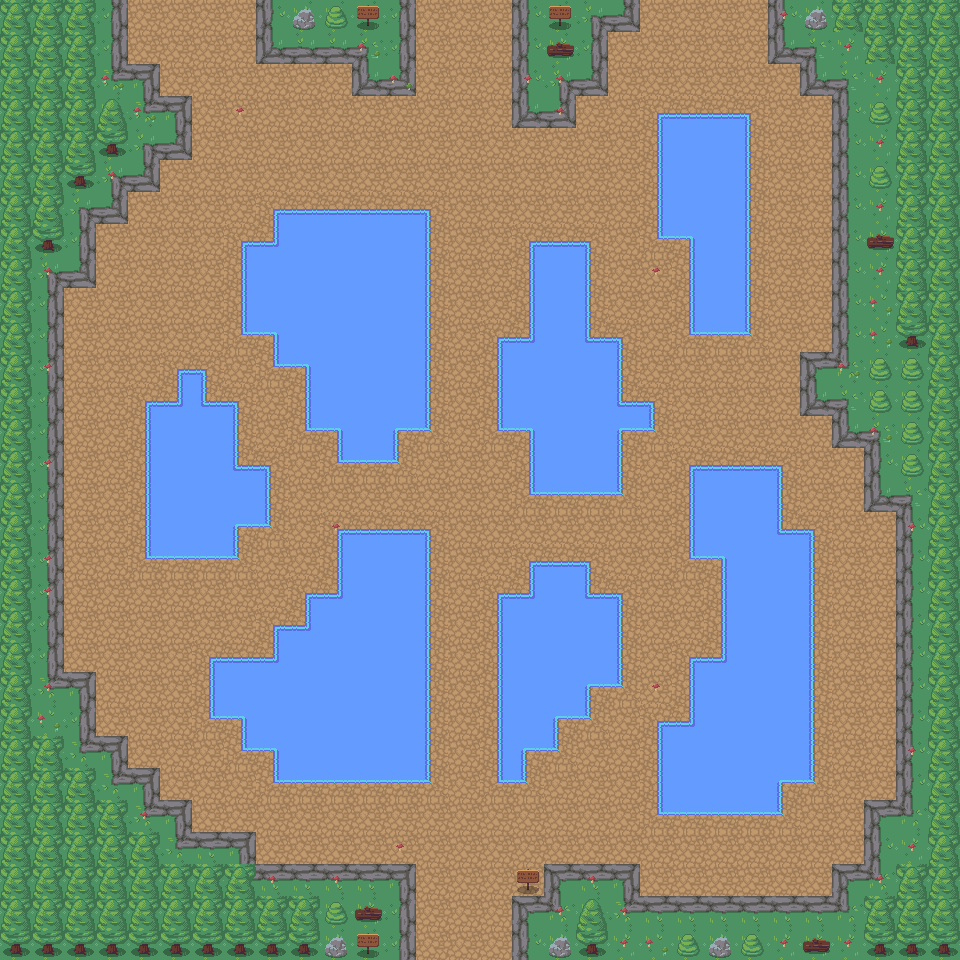

Rendered tile map (Tiled .tmx) drawn with the repository's tilesets; below, a short description and the map source with its tile grids summarised:
An orthogonal 30x30 tile map with 32x32 px tiles, 3 tile layers (grass, dirt, bonus) and 54 objects.

<map version="1.10" tiledversion="1.10.2" orientation="orthogonal" renderorder="right-down" width="30" height="30" tilewidth="32" tileheight="32" infinite="0" nextlayerid="10" nextobjectid="70">
 <editorsettings>
  <export target="forestmap.lua" format="lua" />
 </editorsettings>
 <tileset firstgid="1" name="forestmap" tilewidth="32" tileheight="32" tilecount="180" columns="20">
  <image source="RPG Nature Tileset.png" width="641" height="288" />
 </tileset>
 <layer id="5" name="grass" width="30" height="30">
  <data>[900 cells, 900 non-empty, 4 distinct tile ids]</data>
 </layer>
 <layer id="6" name="dirt" width="30" height="30">
  <data>[900 cells, 421 non-empty, 27 distinct tile ids]</data>
 </layer>
 <layer id="8" name="bonus" width="30" height="30">
  <data>[900 cells, 201 non-empty, 9 distinct tile ids]</data>
 </layer>
 <objectgroup id="9" name="walls">
  <object id="3" x="2.66667" y="1.33333" width="57.3333" height="958.667" />
  <object id="5" x="64" y="2.66667" width="32" height="282.667" />
  <object id="18" x="98.6667" y="1.33333" width="26.6667" height="221.333" />
  <object id="19" x="128" y="62.6667" width="30.6667" height="128" />
  <object id="20" x="160" y="96" width="29.3333" height="62.6667" />
  <object id="21" x="256" y="-1.33333" width="158.667" height="62.6667" />
  <object id="22" x="350.667" y="58.6667" width="65.3333" height="36" />
  <object id="23" x="61.3333" y="670.667" width="32" height="290.667" />
  <object id="24" x="93.3333" y="736" width="32" height="225.333" />
  <object id="25" x="126.667" y="768" width="34.6667" height="192" />
  <object id="26" x="161.333" y="801.333" width="30.6667" height="160" />
  <object id="27" x="192" y="832" width="61.3333" height="126.667" />
  <object id="28" x="253.333" y="864" width="160" height="93.3333" />
  <object id="29" x="510.667" y="894.667" width="450.667" height="65.3333" />
  <object id="30" x="545.333" y="862.667" width="93.3333" height="29.3333" />
  <object id="31" x="833.333" y="865.333" width="126.667" height="30.6667" />
  <object id="32" x="862.667" y="798.667" width="97.3333" height="64" />
  <object id="33" x="894.667" y="1.33333" width="64" height="796" />
  <object id="34" x="766.667" y="-1.33333" width="126.667" height="64" />
  <object id="35" x="798.667" y="62.6667" width="96" height="34.6667" />
  <object id="36" x="832" y="97.3333" width="64" height="348" />
  <object id="37" x="861.333" y="444" width="34.6667" height="66.6667" />
  <object id="38" x="801.333" y="350.667" width="32" height="64" />
  <object id="39" x="512" y="-1.33333" width="61.3333" height="128" />
  <object id="40" x="572" y="-2.66667" width="34.6667" height="97.3333" />
  <object id="41" x="606.667" y="-1.33333" width="33.3333" height="34.6667" />
  <object id="42" x="145.333" y="402.667" width="89.3333" height="130.667" />
  <object id="43" x="236" y="465.333" width="32" height="36" />
  <object id="44" x="176" y="370.667" width="28" height="32" />
  <object id="45" x="244.422" y="241.333" width="183.156" height="69.8228" />
  <object id="46" x="273.333" y="209.333" width="154.667" height="30.6667" />
  <object id="47" x="273.89" y="323.882" width="155.021" height="22.1772" />
  <object id="48" x="307.561" y="359.612" width="121.35" height="46.8186" />
  <object id="49" x="341.232" y="416.287" width="55.443" height="23.7131" />
  <object id="50" x="339.835" y="529.333" width="86.3944" height="229.333" />
  <object id="51" x="308.286" y="587.577" width="32.7619" height="171.09" />
  <object id="52" x="275.104" y="617.912" width="35.6092" height="140.755" />
  <object id="53" x="209.333" y="656" width="64" height="38.6667" />
  <object id="54" x="242.667" y="713.333" width="30.6667" height="14.6667" />
  <object id="55" x="530.667" y="241.333" width="58.6667" height="228" />
  <object id="56" x="497.333" y="337.333" width="32" height="68" />
  <object id="57" x="590.667" y="336" width="29.3333" height="133.333" />
  <object id="58" x="621.333" y="401.333" width="30.6667" height="6.66667" />
  <object id="59" x="658.667" y="113.333" width="89.3333" height="101.333" />
  <object id="60" x="689.333" y="234.667" width="58.6667" height="74.6667" />
  <object id="61" x="689.333" y="464" width="89.3333" height="70.6667" />
  <object id="62" x="721.952" y="553.333" width="90.4605" height="202.818" />
  <object id="63" x="692.708" y="653.78" width="83.9175" height="136.887" />
  <object id="64" x="659.588" y="712.268" width="33.1203" height="78.3986" />
  <object id="65" x="778.667" y="530.667" width="33.3333" height="34.6667" />
  <object id="66" x="531.28" y="564" width="54.6831" height="130.922" />
  <object id="67" x="500.21" y="592.584" width="26.0988" height="164.749" />
  <object id="68" x="525.066" y="592.584" width="31.07" height="134.831" />
  <object id="69" x="587.206" y="591.342" width="32.5844" height="71.0864" />
 </objectgroup>
</map>
